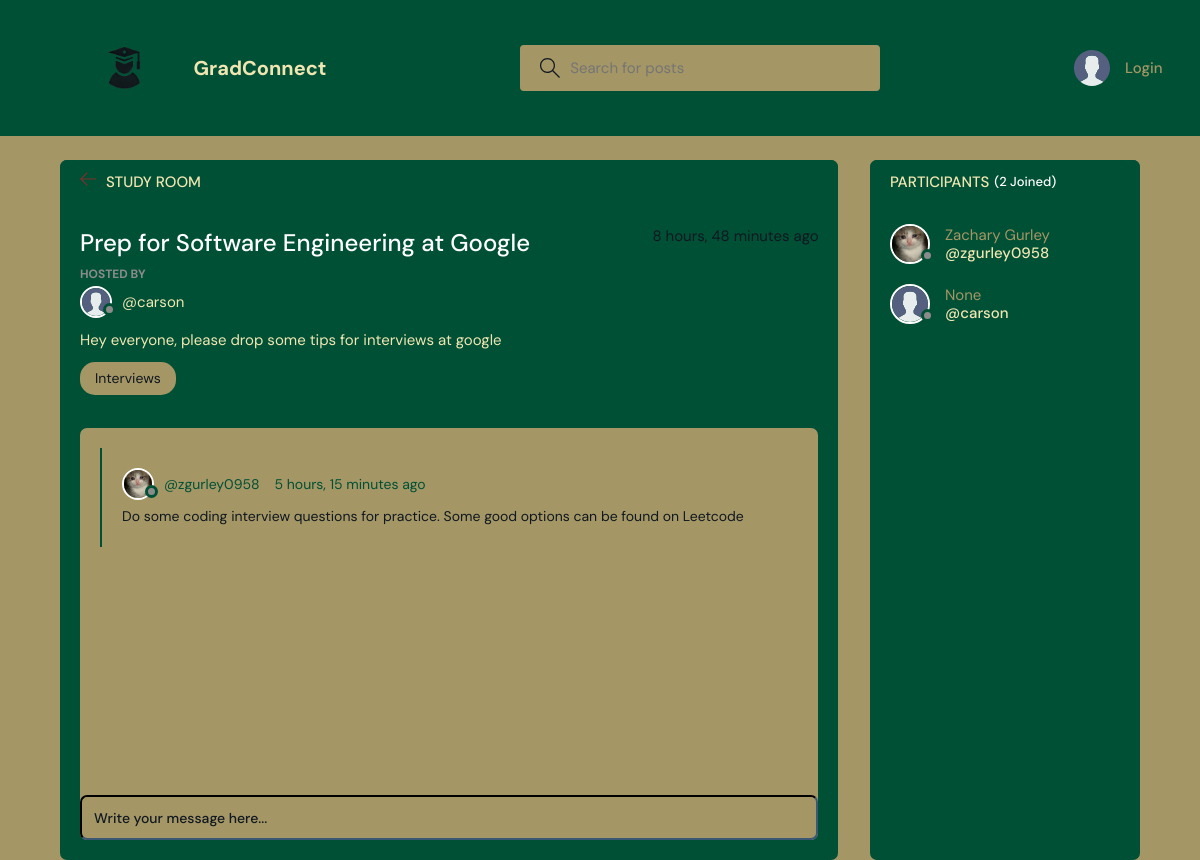
The app's page /room/34/, older data.
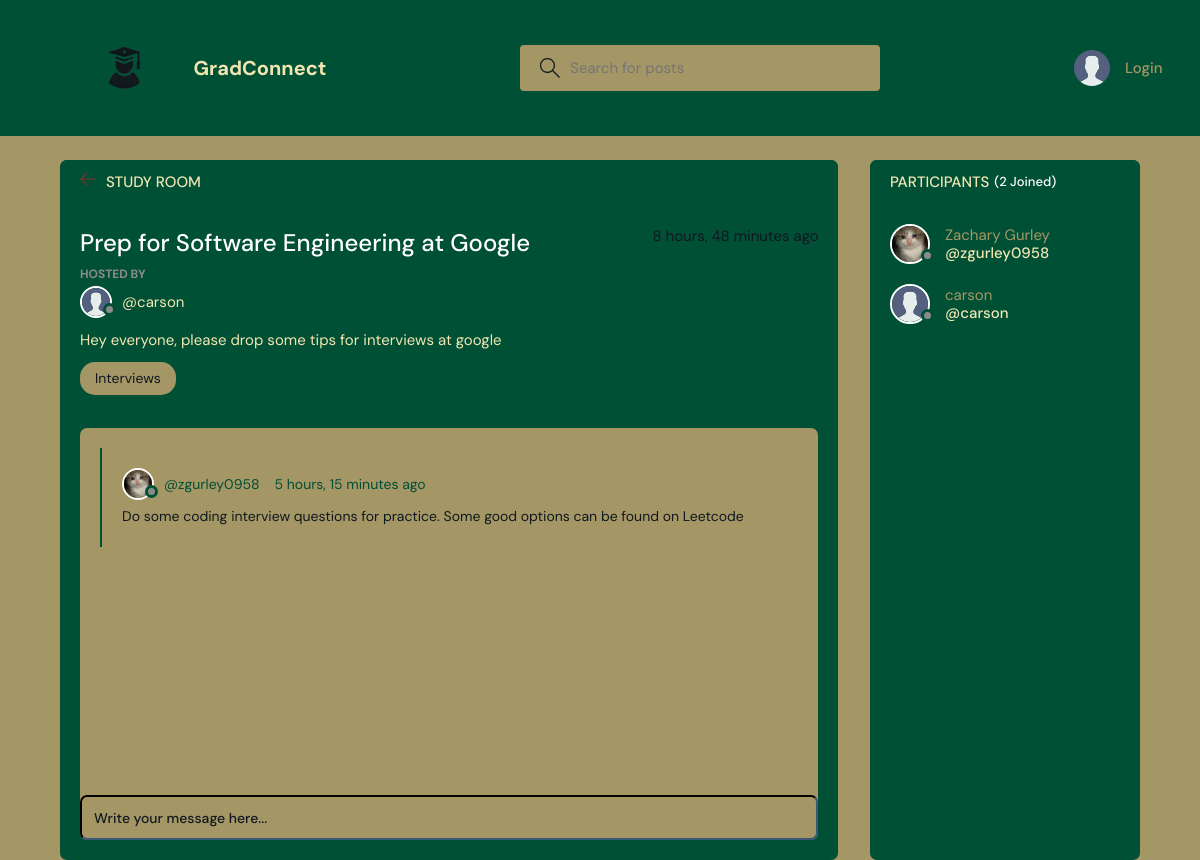
The same page, newer data.
### base/models.py (models this page shows)
class User(AbstractUser):
    name = models.CharField(max_length=200, null=True)
    email = models.EmailField(unique=True, null=True)
    bio = models.TextField(null=True)
    skills = models.ManyToManyField(Skill, related_name="users", blank=True)
    avatar = models.ImageField(null=True, default="avatar.svg")
    USERNAME_FIELD = 'email'
    REQUIRED_FIELDS = ['username']

### base/views.py (the view, shortened to what this page needs)
# urls.py: path('room/<str:pk>/', views.room, name="room"),
def room(request, pk):
    room = Room.objects.get(id=pk)
    room_messages = room.message_set.all()
    participants = room.participants.all()
    description = room.description
    context = {'room': room,'description': description, 'room_messages': room_messages,
               'participants': participants}
    return render(request, 'base/room.html', context)

### base/models.py (called while the page is built)
    def __str__(self):
        return self.name

### base/templates/base/room.html (shortened to what this page needs)
{% extends 'main.html' %}
{% block content %}
<main class="profile-page layout layout--2">
  <div class="container">
    <div class="room">
      <div class="room__top">
        <div class="room__topLeft">
          <a href="{% url 'home' %}">
            <svg version="1.1" xmlns="http://www.w3.org/2000/svg" width="32" height="32" viewBox="0 0 32 32">
              <title>arrow-left</title>
              <path
                d="M13.723 2.286l-13.723 13.714 13.719 13.714 1.616-1.611-10.96-10.96h27.625v-2.286h-27.625l10.965-10.965-1.616-1.607z">
              </path>
            </svg>
          </a>
          <h3>Study Room</h3>
        </div>
      </div>
      <div class="room__box scroll">
        <div class="room__header scroll">
          <div class="room__info">
            <h3>{{room.name}}</h3>
            <span>{{room.created|timesince}} ago</span>
          </div>
          <div class="room__hosted">
            <p>Hosted By</p>
            <a href="{% url 'user-profile' room.host.id %}" class="room__author">
              <div class="avatar avatar--small">
                <img src="{{room.host.avatar.url}}" />
              </div>
              <span>@{{room.host.username}}</span>
            </a>
          </div>
          <div class="room__details">
            {{room.description}}
          </div>
          <span class="room__topics">{{room.topic}}</span>
        </div>
        <div class="room__conversation">
          <div class="threads scroll">
            {% for message in room_messages %}
            <div class="thread">
              <div class="thread__top">
                <div class="thread__author">
                  <a href="{% url 'user-profile' message.user.id %}" class="thread__authorInfo">
                    <div class="avatar avatar--small">
                      <img src="{{message.user.avatar.url}}" />
                    </div>
                    <span>@{{message.user.username}}</span>
                  </a>
                  <span class="thread__date">{{message.created|timesince}} ago</span>
                </div>
              </div>
              <div class="thread__details">
                {{message.body}}
              </div>
            </div>
            {% endfor %}
          </div>
        </div>
      </div>
      <div class="room__message">
        <form action="" method="POST">
          <input name="body" placeholder="Write your message here..." />
        </form>
      </div>
    </div>
    <div class="participants">
      <h3 class="participants__top">Participants <span>({{participants.count}} Joined)</span></h3>
      <div class="participants__list scroll">
        {% for user in participants %}
        <a href="{%  url 'user-profile' user.id %}" class="participant">
          <div class="avatar avatar--medium">
            <img src="{{user.avatar.url}}" />
          </div>
          <p>
            {{user.name}}
            <span>@{{user.username}}</span>
          </p>
        </a>
        {% endfor %}
      </div>
    </div>
  </div>
</main>
{% endblock content %}

Row changes from the older to the newer data that the page shows:
changed User "carson": name "None" → "carson"
